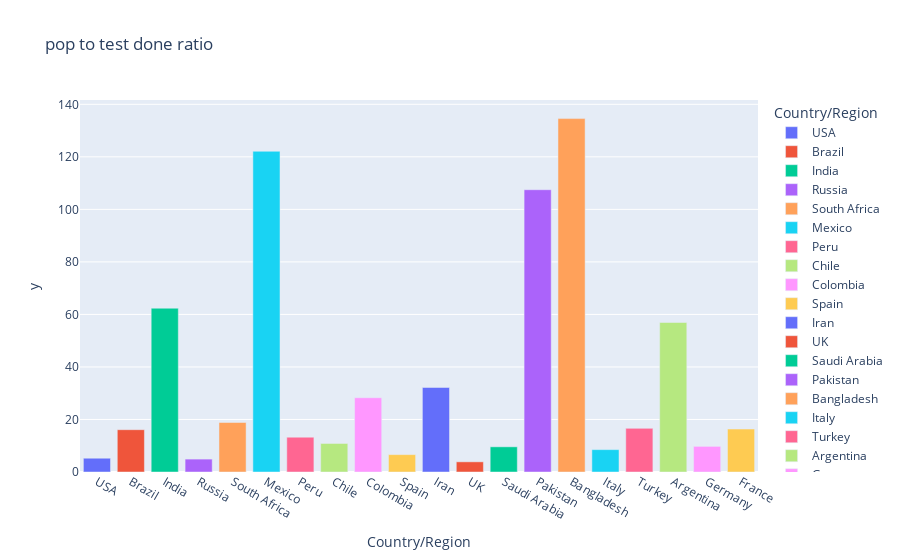

The notebook cell this image was saved under:
### Code cell
fig = px.bar(world_data.iloc[0:20], x= "Country/Region", y= pop_test_ratio[0:20], color= "Country/Region",
      title="pop to test done ratio ")
fig.show()

### Figure 1 — Plotly figure (JSON) as saved in the notebook; plotly's stock layout.template omitted (floating-point values rounded to 4 significant figures)
{"data": [{"alignmentgroup": "True", "hovertemplate": "Country/Region=%{x}<br>y=%{y}<extra></extra>", "legendgroup": "USA", "marker": {"color": "#636efa", "pattern": {"shape": ""}}, "name": "USA", "offsetgroup": "USA", "orientation": "v", "showlegend": true, "textposition": "auto", "type": "bar", "x": ["USA"], "xaxis": "x", "y": [5.245], "yaxis": "y"}, {"alignmentgroup": "True", "hovertemplate": "Country/Region=%{x}<br>y=%{y}<extra></extra>", "legendgroup": "Brazil", "marker": {"color": "#EF553B", "pattern": {"shape": ""}}, "name": "Brazil", "offsetgroup": "Brazil", "orientation": "v", "showlegend": true, "textposition": "auto", "type": "bar", "x": ["Brazil"], "xaxis": "x", "y": [16.11], "yaxis": "y"}, {"alignmentgroup": "True", "hovertemplate": "Country/Region=%{x}<br>y=%{y}<extra></extra>", "legendgroup": "India", "marker": {"color": "#00cc96", "pattern": {"shape": ""}}, "name": "India", "offsetgroup": "India", "orientation": "v", "showlegend": true, "textposition": "auto", "type": "bar", "x": ["India"], "xaxis": "x", "y": [62.37], "yaxis": "y"}, {"alignmentgroup": "True", "hovertemplate": "Country/Region=%{x}<br>y=%{y}<extra></extra>", "legendgroup": "Russia", "marker": {"color": "#ab63fa", "pattern": {"shape": ""}}, "name": "Russia", "offsetgroup": "Russia", "orientation": "v", "showlegend": true, "textposition": "auto", "type": "bar", "x": ["Russia"], "xaxis": "x", "y": [4.911], "yaxis": "y"}, {"alignmentgroup": "True", "hovertemplate": "Country/Region=%{x}<br>y=%{y}<extra></extra>", "legendgroup": "South Africa", "marker": {"color": "#FFA15A", "pattern": {"shape": ""}}, "name": "South Africa", "offsetgroup": "South Africa", "orientation": "v", "showlegend": true, "textposition": "auto", "type": "bar", "x": ["South Africa"], "xaxis": "x", "y": [18.85], "yaxis": "y"}, {"alignmentgroup": "True", "hovertemplate": "Country/Region=%{x}<br>y=%{y}<extra></extra>", "legendgroup": "Mexico", "marker": {"color": "#19d3f3", "pattern": {"shape": ""}}, "name": "Mexico", "offsetgroup": "Mexico", "orientation": "v", "showlegend": true, "textposition": "auto", "type": "bar", "x": ["Mexico"], "xaxis": "x", "y": [122.1], "yaxis": "y"}, {"alignmentgroup": "True", "hovertemplate": "Country/Region=%{x}<br>y=%{y}<extra></extra>", "legendgroup": "Peru", "marker": {"color": "#FF6692", "pattern": {"shape": ""}}, "name": "Peru", "offsetgroup": "Peru", "orientation": "v", "showlegend": true, "textposition": "auto", "type": "bar", "x": ["Peru"], "xaxis": "x", "y": [13.24], "yaxis": "y"}, {"alignmentgroup": "True", "hovertemplate": "Country/Region=%{x}<br>y=%{y}<extra></extra>", "legendgroup": "Chile", "marker": {"color": "#B6E880", "pattern": {"shape": ""}}, "name": "Chile", "offsetgroup": "Chile", "orientation": "v", "showlegend": true, "textposition": "auto", "type": "bar", "x": ["Chile"], "xaxis": "x", "y": [10.87], "yaxis": "y"}, {"alignmentgroup": "True", "hovertemplate": "Country/Region=%{x}<br>y=%{y}<extra></extra>", "legendgroup": "Colombia", "marker": {"color": "#FF97FF", "pattern": {"shape": ""}}, "name": "Colombia", "offsetgroup": "Colombia", "orientation": "v", "showlegend": true, "textposition": "auto", "type": "bar", "x": ["Colombia"], "xaxis": "x", "y": [28.27], "yaxis": "y"}, {"alignmentgroup": "True", "hovertemplate": "Country/Region=%{x}<br>y=%{y}<extra></extra>", "legendgroup": "Spain", "marker": {"color": "#FECB52", "pattern": {"shape": ""}}, "name": "Spain", "offsetgroup": "Spain", "orientation": "v", "showlegend": true, "textposition": "auto", "type": "bar", "x": ["Spain"], "xaxis": "x", "y": [6.619], "yaxis": "y"}, {"alignmentgroup": "True", "hovertemplate": "Country/Region=%{x}<br>y=%{y}<extra></extra>", "legendgroup": "Iran", "marker": {"color": "#636efa", "pattern": {"shape": ""}}, "name": "Iran", "offsetgroup": "Iran", "orientation": "v", "showlegend": true, "textposition": "auto", "type": "bar", "x": ["Iran"], "xaxis": "x", "y": [32.19], "yaxis": "y"}, {"alignmentgroup": "True", "hovertemplate": "Country/Region=%{x}<br>y=%{y}<extra></extra>", "legendgroup": "UK", "marker": {"color": "#EF553B", "pattern": {"shape": ""}}, "name": "UK", "offsetgroup": "UK", "orientation": "v", "showlegend": true, "textposition": "auto", "type": "bar", "x": ["UK"], "xaxis": "x", "y": [3.878], "yaxis": "y"}, {"alignmentgroup": "True", "hovertemplate": "Country/Region=%{x}<br>y=%{y}<extra></extra>", "legendgroup": "Saudi Arabia", "marker": {"color": "#00cc96", "pattern": {"shape": ""}}, "name": "Saudi Arabia", "offsetgroup": "Saudi Arabia", "orientation": "v", "showlegend": true, "textposition": "auto", "type": "bar", "x": ["Saudi Arabia"], "xaxis": "x", "y": [9.59], "yaxis": "y"}, {"alignmentgroup": "True", "hovertemplate": "Country/Region=%{x}<br>y=%{y}<extra></extra>", "legendgroup": "Pakistan", "marker": {"color": "#ab63fa", "pattern": {"shape": ""}}, "name": "Pakistan", "offsetgroup": "Pakistan", "orientation": "v", "showlegend": true, "textposition": "auto", "type": "bar", "x": ["Pakistan"], "xaxis": "x", "y": [107.5], "yaxis": "y"}, {"alignmentgroup": "True", "hovertemplate": "Country/Region=%{x}<br>y=%{y}<extra></extra>", "legendgroup": "Bangladesh", "marker": {"color": "#FFA15A", "pattern": {"shape": ""}}, "name": "Bangladesh", "offsetgroup": "Bangladesh", "orientation": "v", "showlegend": true, "textposition": "auto", "type": "bar", "x": ["Bangladesh"], "xaxis": "x", "y": [134.6], "yaxis": "y"}, {"alignmentgroup": "True", "hovertemplate": "Country/Region=%{x}<br>y=%{y}<extra></extra>", "legendgroup": "Italy", "marker": {"color": "#19d3f3", "pattern": {"shape": ""}}, "name": "Italy", "offsetgroup": "Italy", "orientation": "v", "showlegend": true, "textposition": "auto", "type": "bar", "x": ["Italy"], "xaxis": "x", "y": [8.515], "yaxis": "y"}, {"alignmentgroup": "True", "hovertemplate": "Country/Region=%{x}<br>y=%{y}<extra></extra>", "legendgroup": "Turkey", "marker": {"color": "#FF6692", "pattern": {"shape": ""}}, "name": "Turkey", "offsetgroup": "Turkey", "orientation": "v", "showlegend": true, "textposition": "auto", "type": "bar", "x": ["Turkey"], "xaxis": "x", "y": [16.61], "yaxis": "y"}, {"alignmentgroup": "True", "hovertemplate": "Country/Region=%{x}<br>y=%{y}<extra></extra>", "legendgroup": "Argentina", "marker": {"color": "#B6E880", "pattern": {"shape": ""}}, "name": "Argentina", "offsetgroup": "Argentina", "orientation": "v", "showlegend": true, "textposition": "auto", "type": "bar", "x": ["Argentina"], "xaxis": "x", "y": [56.93], "yaxis": "y"}, {"alignmentgroup": "True", "hovertemplate": "Country/Region=%{x}<br>y=%{y}<extra></extra>", "legendgroup": "Germany", "marker": {"color": "#FF97FF", "pattern": {"shape": ""}}, "name": "Germany", "offsetgroup": "Germany", "orientation": "v", "showlegend": true, "textposition": "auto", "type": "bar", "x": ["Germany"], "xaxis": "x", "y": [9.761], "yaxis": "y"}, {"alignmentgroup": "True", "hovertemplate": "Country/Region=%{x}<br>y=%{y}<extra></extra>", "legendgroup": "France", "marker": {"color": "#FECB52", "pattern": {"shape": ""}}, "name": "France", "offsetgroup": "France", "orientation": "v", "showlegend": true, "textposition": "auto", "type": "bar", "x": ["France"], "xaxis": "x", "y": [16.35], "yaxis": "y"}], "layout": {"barmode": "relative", "legend": {"title": {"text": "Country/Region"}, "tracegroupgap": 0}, "title": {"text": "pop to test done ratio "}, "xaxis": {"anchor": "y", "categoryarray": ["USA", "Brazil", "India", "Russia", "South Africa", "Mexico", "Peru", "Chile", "Colombia", "Spain", "Iran", "UK", "Saudi Arabia", "Pakistan", "Bangladesh", "Italy", "Turkey", "Argentina", "Germany", "France"], "categoryorder": "array", "domain": [0, 1], "title": {"text": "Country/Region"}}, "yaxis": {"anchor": "x", "domain": [0, 1], "title": {"text": "y"}}}}
